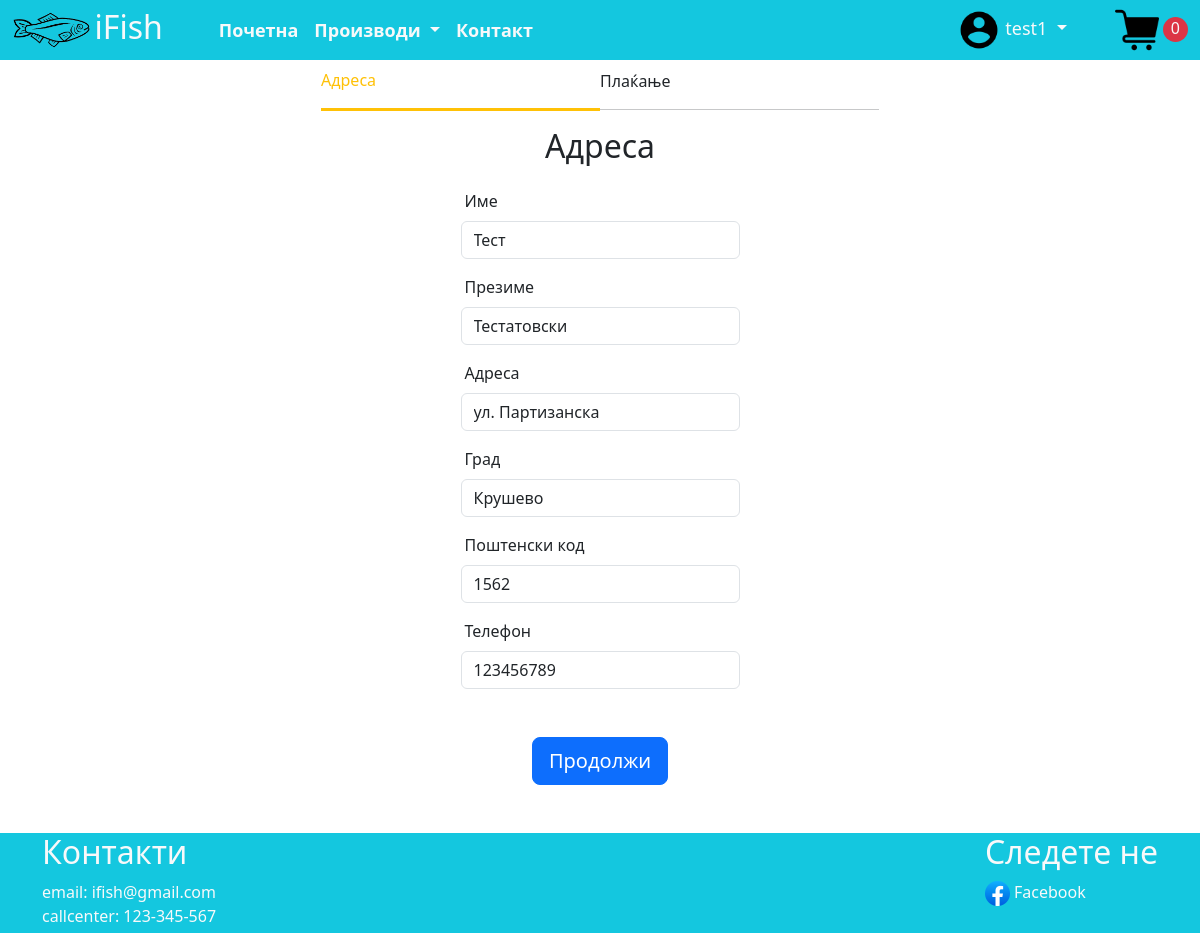
The app's page /shipping/ (signed in) with its own data.
### IFish/models.py (models this page shows)
class Cart(models.Model):
    user = models.ForeignKey(User, on_delete=models.CASCADE)
    createdAt = models.DateTimeField(auto_now_add=True)

class ShippingInfo(models.Model):
    user = models.ForeignKey(User, on_delete=models.CASCADE)
    name = models.CharField(max_length=100)
    surname = models.CharField(max_length=100)
    address = models.CharField(max_length=300)
    city = models.CharField(max_length=100)
    postal_code = models.CharField(max_length=4)
    contact = models.CharField(max_length=20)

### IFish/views.py (the view)
# urls.py: path('shipping/', shippingScreen, name="shippingScreen"),
def shippingScreen(request):
    try:
        shipping = ShippingInfo.objects.get(user=request.user)
        form = ShippingInfoForm(instance=shipping)
        if request.method == 'POST':
            form = ShippingInfoForm(request.POST, instance=shipping)
            if form.is_valid():
                form.save()
                return redirect('paymentScreen')
        context = {'form': form}
        return render(request, "shippingScreen.html", context)
    except:
        if request.method == 'POST':
            form_data = ShippingInfoForm(data=request.POST)
            if form_data.is_valid():
                shippingInfo = form_data.save(commit=False)
                shippingInfo.user = request.user
                shippingInfo.save()
                return redirect('paymentScreen')
        context = {'form': ShippingInfoForm}
        return render(request, "shippingScreen.html", context)

### IFish/forms.py
class ShippingInfoForm(forms.ModelForm):
    def __init__(self, *args, **kwargs):
        super(ShippingInfoForm, self).__init__(*args, **kwargs)
        for field in self.visible_fields():
            print(field)
            field.field.widget.attrs['class'] = "form-control"
    class Meta:
        model = ShippingInfo
        exclude = ("user",)

### IFish/models.py (called while the page is built)
    def __str__(self):
        return self.categoryName

### IFish/templatetags/my_tags.py (called while the page is built)
@register.simple_tag
def get_objects():
    return Category.objects.all()

@register.simple_tag
def get_cartItems(request):
    carts = Cart.objects.filter(user=request.user).order_by('createdAt').reverse()[:1]
    cart = carts[0]
    cartItems = CartItem.objects.filter(cart=cart)
    return len(cartItems)

### IFish/templates/shippingScreen.html (shortened to what this page needs)
{% extends 'main.html' %}
{% load static %}
{% block content %}
<div class="container d-flex flex-column align-items-center mt-2" style="min-height: 497px">
    <div class="d-flex justify-content-center align-items-center w-50">
        <div class="w-50">
            <p class="text-warning">Адреса</p>
            <hr class="border-3 opacity-100 border-warning">
        </div>
          <div class="w-50">
            <p>Плаќање</p>
            <hr>
        </div>
    </div>
   <h2 class="text-center">Адреса</h2>
    <form method="POST" class="w-25">
        <label for="" class="form-label ms-1 mt-3">Име</label>
        {{ form.name }}
        <label for="" class="form-label mt-3 ms-1">Презиме</label>
        {{ form.surname }}
        <label for="" class="form-label mt-3 ms-1">Адреса</label>
        {{ form.address }}
        <label for="" class="form-label mt-3 ms-1">Град</label>
        {{ form.city }}
        <label for="" class="form-label mt-3 ms-1">Поштенски код</label>
        {{ form.postal_code }}
        <label for="" class="form-label mt-3 ms-1">Телефон</label>
        {{ form.contact }}
        <div class="d-flex justify-content-center">
            <button class="btn mt-5 btn-lg btn-primary">Продолжи</button>
        </div>
    </form>
</div>
{% endblock content %}

### IFish/templates/main.html (shortened to what this page needs)
{% load static %}
{% load my_tags %}
{% get_objects as categories %}
<!doctype html>
<html lang="en">
<head>
    <link href="https://cdn.jsdelivr.net/npm/bootstrap@5.3.0/dist/css/bootstrap.min.css" rel="stylesheet">
</head>
<body>
    <nav class="navbar navbar-expand-lg" style="background-color: #14C7DF;height: 60px">
      <div class="container-fluid h-100">
        <div class="d-flex h-100">
            <img class="img-fluid" src="{% static 'logo.png' %}">
            <h2 class="text-light ms-1">iFish</h2>
        </div>
        <div class="collapse navbar-collapse h-100 ms-5" id="navbarSupportedContent">
          <ul class="navbar-nav me-auto mb-2 mb-lg-0">
            <li class="nav-item">
              <a class="nav-link active text-light fw-bold" style="font-size: 18px" aria-current="page" href="{% url 'home' %}">Почетна</a>
            </li>
            <li class="nav-item dropdown">
              <a class="nav-link dropdown-toggle  text-light fw-bold" style="font-size: 18px" href="#" role="button" data-bs-toggle="dropdown" aria-expanded="false">
                Производи
              </a>
            </li>
            <li class="nav-item">
              <a class="nav-link  text-light fw-bold" style="font-size: 18px" href="#">Контакт</a>
            </li>
          </ul>
        </div>
        <div class="h-100">
            {% if request.user.is_authenticated %}
                <nav class="navbar navbar-expand-lg h-100" style="background-color: #14C7DF;padding: 0px">
                     <div class="collapse navbar-collapse h-100 ms-5" id="navbarSupportedContent">
                          <ul class="navbar-nav me-auto mb-2 mb-lg-0 h-100">
                            <li class="nav-item dropdown h-100 me-5">
                              <a class="nav-link dropdown-toggle h-100 text-light" style="font-size: 18px;padding: 0px" href="#" role="button" data-bs-toggle="dropdown" aria-expanded="false">
                               <img class="h-100" src="{% static 'account.png' %}">
                                  {{ request.user.username}}
                              </a>
                            </li>
                            {% if not request.user.is_superuser %}
                            <li class="nav-item">
                                <a href="{% url 'cartScreen' %}"><img class="img-fluid h-100" src="{% static 'cart.png' %}"></a>
                                <a class="bg-danger text-light" style="text-decoration: none;padding-bottom: 3px;padding-right: 8px;padding-left: 8px;border-radius: 50%">{% get_cartItems request%}</a>
                            </li>
                            {% endif %}
                          </ul>
                    </div>
                </nav>
            {% else %}
                <a class="me-4" href="{% url 'loginScreen' %}" style="text-decoration: none;color: white"><img class="img-fluid h-100" src="{% static 'account.png' %}">
                    Најави се</a>
                <a href="#"><img class="img-fluid h-100" src="{% static 'cart.png' %}"></a>
            {% endif %}
        </div>
      </div>
    </nav>
    {% block content %}
    {% endblock %}
    <div class="container-fluid mt-5" style="background-color: #14C7DF; height: 100px;">
        <div class="container d-flex justify-content-between text-light h-100" >
             <div class="h-100">
                <h2>Контакти</h2>
                <p>email: ifish@gmail.com<br>callcenter: 123-345-567</p>
            </div>
             <div class="h-100">
                <h2>Следете не</h2>
                <img class="img-fluid h-25" src="{% static 'fb.png' %}"> <span>Facebook</span>
             </div>
        </div>
    </div>
</body>
</html>

### records on screen
ShippingInfo: name "Тест", surname "Тестатовски", address "ул. Партизанска", city "Крушево", postal_code "1562", contact "123456789"

### other values on screen
{{ request.user.username }} "test1"
